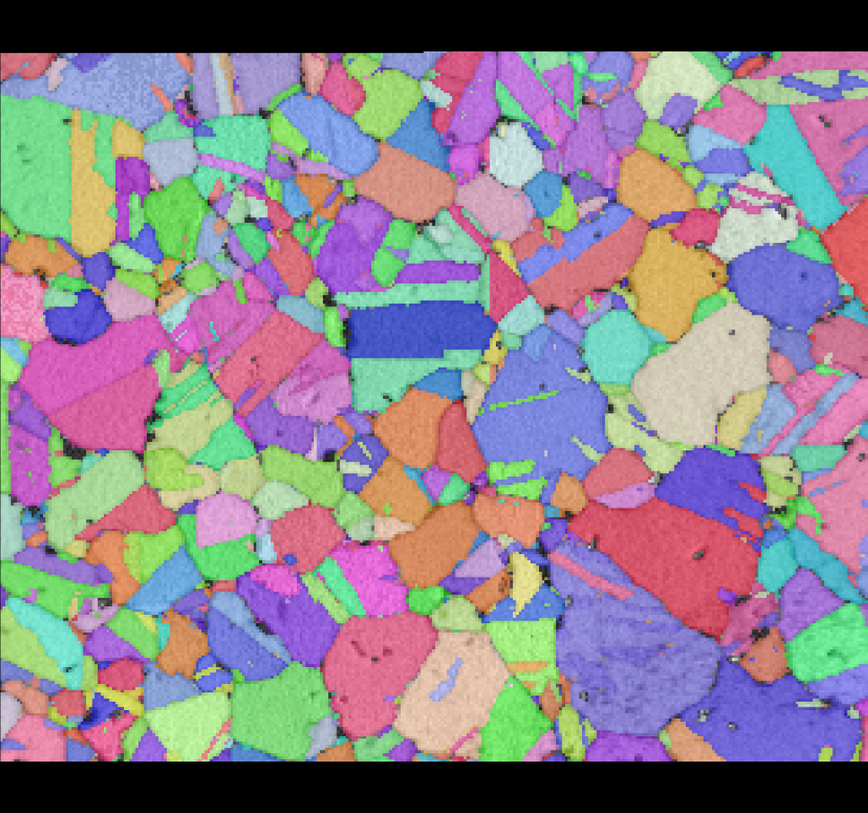
#> input picture Sequence/EBSD_09-07-29_1415-13_Map1-2-3-4_corr-BC-IPF-GB_crop.png, 868 x 813 px, shrunk from 1029 x 964 before the run
$ python hist_methods.py
#> lines starting #> are read from the running program, lines starting #| are printed output that depends on the picture
import numpy as np
import cv2
import matplotlib.pyplot as plt
import matplotlib.lines as lines
from scipy.stats import wasserstein_distance

# Paths
ebsd_path = 'Sequence/EBSD_09-07-29_1415-13_Map1-2-3-4_corr-BC-IPF-GB_crop.png'
real_truth_path = 'data/affine_reg.png'
orig_cl_path = 'Sequence/cl.png'

black = [0, 0, 0]


# Reduces the amount of colours in image to k colours
# [9 lines left out: function quantise_img, not called in this run]


# Returns a list of n most frequent colours in img
def get_n_freq_colours(image, n=1):
    colours, count = np.unique(image.reshape(-1, image.shape[-1]), axis=0, return_counts=True)
    n = min([len(colours), n])
    n_colours = []

    while len(n_colours) < n:
        ind = count.argmax()
        freq_colour = np.array(colours[ind])
        # Deleting freq colour from colours and count
        colours = colours.flatten()
        colours = np.delete(colours, [ind*3, ind*3 + 1, ind*3 + 2])
        colours = np.reshape(colours, (-1, 3))
        count = np.delete(count, ind)
        if not np.array_equal(freq_colour, black):
            n_colours.append(freq_colour)

    return np.array(n_colours)


# [51 lines left out: functions create_histogram, get_mask_coordinates, get_colours_by_coords, get_hist, get_basic_data, not called in this run]


# Loads ebsd, true registration images and also creates quantised image of ebsd
def load_images():
    ebsd_img = cv2.imread(ebsd_path)
#> ebsd_img is the input picture: shape (813, 868, 3); mean B, G, R 140, 128.9, 139.3
    truth_img = cv2.imread(real_truth_path)
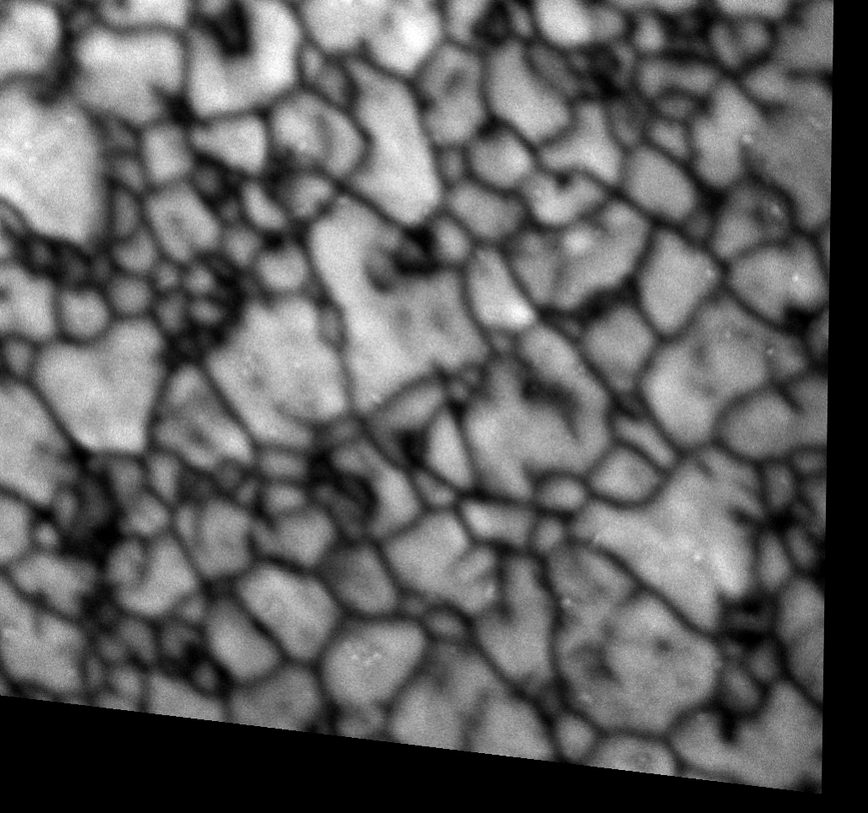
#> input picture data/affine_reg.png, 868 x 813 px, shrunk from 1029 x 964 before the run
#> truth_img is the input picture: shape (813, 868, 3); min 0, max 255, mean 96.1
    cl_img = cv2.imread(orig_cl_path)
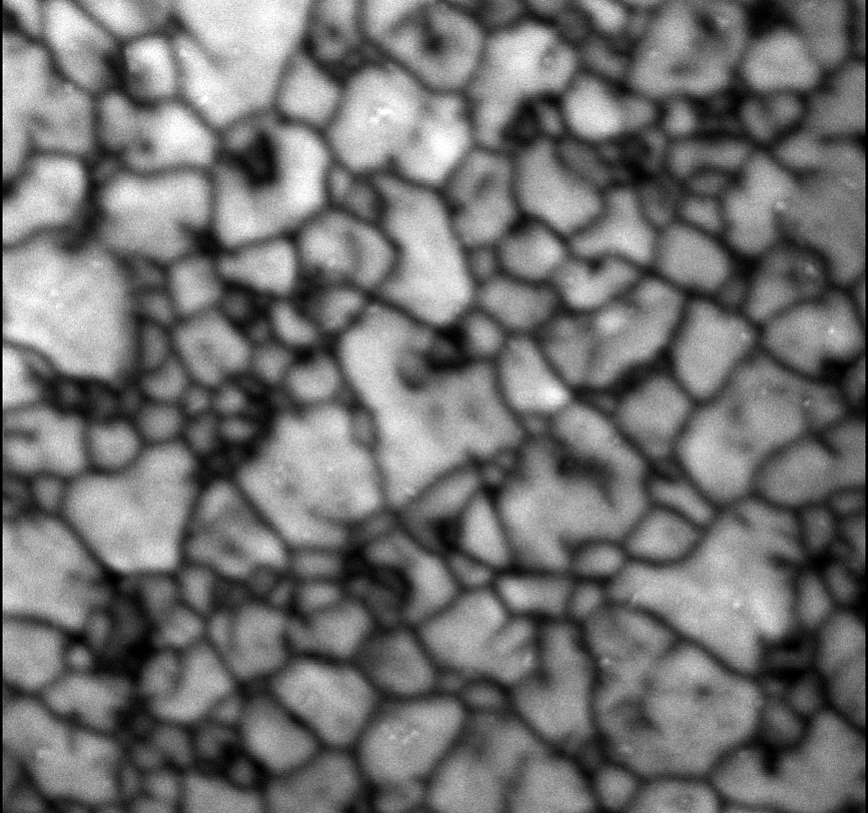
#> input picture Sequence/cl.png, 868 x 813 px, shrunk from 1029 x 964 before the run
#> cl_img is the input picture: shape (813, 868, 3); min 0, max 255, mean 113.6
    # quant_img = quantise_img(ebsd_img, 13)
    quant_img = cv2.imread('quant13.png')
    return ebsd_img, truth_img, cl_img, quant_img


# [99 lines left out: function side_by_side_random, not called in this run]
        # plt.show()


if __name__ == "__main__":
    # get_basic_data()
    ebsd, truth, cl, quant = load_images()
    freq_colours = get_n_freq_colours(quant, 6)
#> (the run stopped early here; a loop or call above may not have finished)
